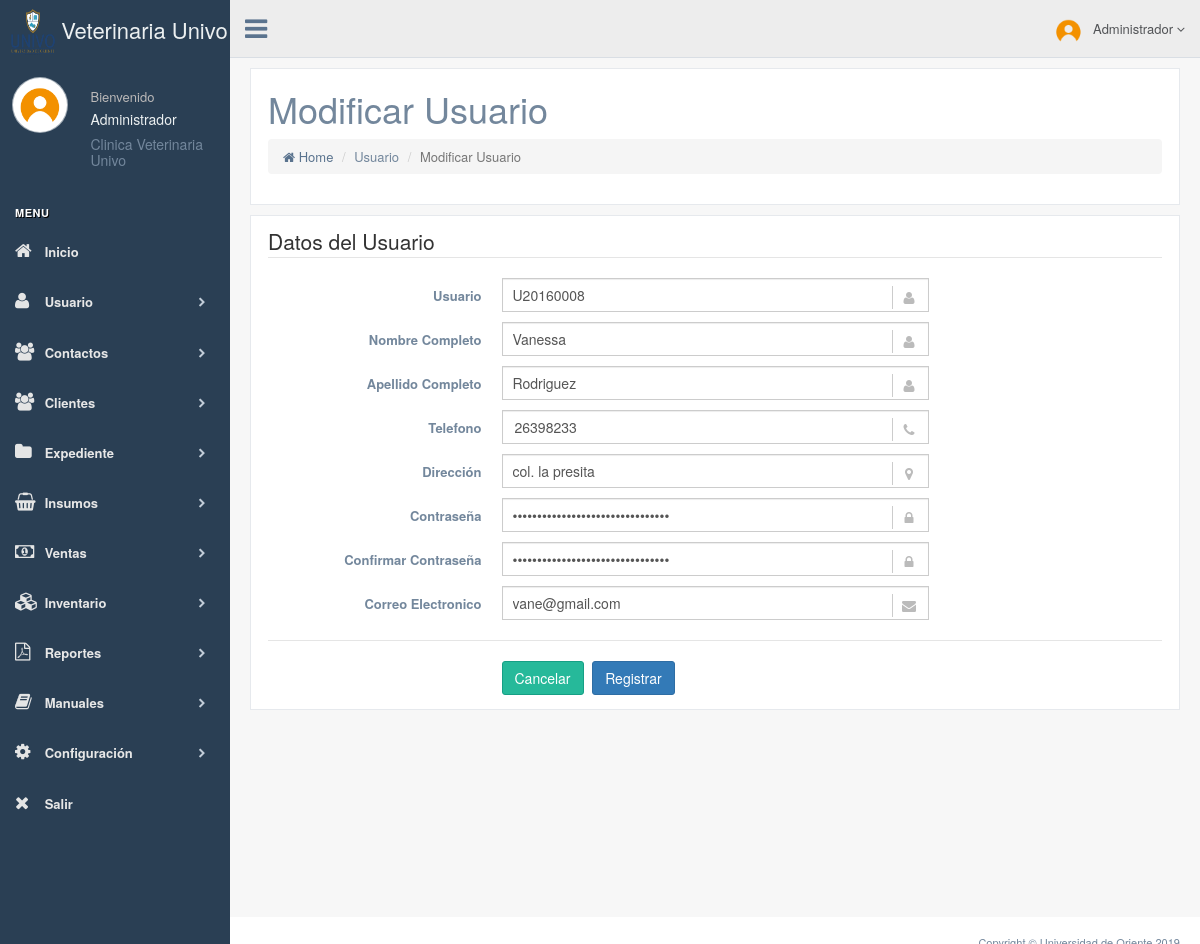
Page /usuario/modificar.php?id=1 (signed in) on the committed database.
### tables this page shows
CREATE TABLE `usuario` (
  `idUsuario` int(11) NOT NULL,
  `nombreUsuario` varchar(50) NOT NULL,
  `nombre` varchar(50) NOT NULL,
  `apellido` varchar(50) NOT NULL,
  `telefono` varchar(8) NOT NULL,
  `direccion` varchar(100) NOT NULL,
  `clave` varchar(50) NOT NULL,
  `correo` varchar(100) NOT NULL
);

### usuario/modificar.php (the view, shortened to what this page needs)
<?php
if($_GET)
{
 include("../conectar.php");
 $id=$_GET["id"];
 $sql=mysqli_query($link,"SELECT *FROM usuario WHERE idusuario='$id'");
 $row=mysqli_fetch_array($sql);
 $nombre_usuario=$row["nombreUsuario"];
 $nombre=$row["nombre"];
 $apellido=$row["apellido"];
 $telefono=$row["telefono"];
 $direccion=$row["direccion"];
 $clave=$row["clave"];
 $correo=$row["correo"];
 }
 else
 {
  $nombre_usuario="";
  $nombre="";
 echo "<br><div class=\"alert alert alert-danger\" role=\"alert\">
 <strong>Error</strong> No se han enviado variables</div>";
 }
?>
<!DOCTYPE html>
<html>
<head>
  <?php include '../includes/head.php' ?>
</head>
<body class="nav-md">
  <?php include '../includes/nav.php' ?>
  <?php include '../includes/cerrarSesion.php' ?>
  <div class="right_col" role="main">
    <div class="row">
      <div class="col-md-12">
        <div class="x_panel">
          <section class="content-header">
            <h1>Modificar Usuario</h1>
            <ol class="breadcrumb">
              <li><a href="../home/"><i class="fa fa-home"></i> Home</a></li>
              <li>Usuario</li>
              <li class="active">Modificar Usuario</li>
            </ol>
          </section>
        </div>
      </div>
    </div>
    <div class="">
      <div class="row">
        <div class="col-md-12">
          <div class="x_panel">
            <form  method="post" role="form" id="frm_registrousuario" class="form-horizontal form-label-left">
            <span class="section">Datos del Usuario</span>
              <div class="item form-group">
                <label class="control-label col-md-3 col-sm-3 col-xs-12" for="nombreusuario"> Usuario</label>
                <div class="col-md-6 col-sm-6 col-xs-12">
                  <input id="nombreUsuario" class="form-control col-md-7 col-xs-12" name="nombreUsuario" type="text" value="<?php echo $nombre_usuario?>">
                </div>
              </div>
              <div class="item form-group">
                <label class="control-label col-md-3 col-sm-3 col-xs-12" for="nombre">Nombre Completo</label>
                <div class="col-md-6 col-sm-6 col-xs-12">
                  <input id="nombreCompleto" class="form-control col-md-7 col-xs-12"  name="nombreCompleto" type="text" value="<?php echo $nombre?>">
                </div>
              </div>
              <div class="item form-group">
                <label class="control-label col-md-3 col-sm-3 col-xs-12" for="apellido">Apellido Completo</label>
                <div class="col-md-6 col-sm-6 col-xs-12">
                  <input id="apellidoCompleto" class="form-control col-md-7 col-xs-12" name="apellido" type="text" value="<?php echo $apellido?>">
                </div>
              </div>
              <div class="item form-group">
                <label class="control-label col-md-3 col-sm-3 col-xs-12" for="telefono">Telefono</label>
                <div class="col-md-6 col-sm-6 col-xs-12">
                  <input type="text" id="telefono" name="telefono" class="form-control" data-inputmask="'mask' : '9999-9999'" value="<?php echo $telefono?>">
                </div>
              </div>
              <div class="item form-group">
                <label class="control-label col-md-3 col-sm-3 col-xs-12" for="direccion">Dirección</label>
                <div class="col-md-6 col-sm-6 col-xs-12">
                  <input id="direccion" class="form-control col-md-7 col-xs-12"  name="direccion" type="text" value="<?php echo $direccion?>">
                </div>
              </div>
              <div class="item form-group">
                <label for="password" class="control-label col-md-3">Contraseña</label>
                <div class="col-md-6 col-sm-6 col-xs-12">
                  <input id="password_usuario" type="password" name="password" class="form-control col-md-7 col-xs-12" value="<?php echo $clave?>" >
                </div>
              </div>
              <div class="item form-group">
                <label for="password" class="control-label col-md-3">Confirmar Contraseña</label>
                <div class="col-md-6 col-sm-6 col-xs-12">
                  <input id="password_confirmara_usuario" type="password" name="password2"  class="form-control col-md-7 col-xs-12" value="<?php echo $clave?>">
                </div>
              </div>
              <div class="item form-group">
                <label class="control-label col-md-3 col-sm-3 col-xs-12" for="email">Correo Electronico</label>
                <div class="col-md-6 col-sm-6 col-xs-12">
                  <input type="text" id="email" name="email" class="form-control col-md-7 col-xs-12" value="<?php echo $correo; ?>" >
                </div>
              </div>
              <div class="ln_solid"></div>
                <div class="form-group">
                  <div class="col-md-6 col-md-offset-3">
                    <button type="submit" class="btn btn-success" onclick=" ">Cancelar</button>
                     <input class="btn btn-md btn-primary" id="submit" type="submit" name="submit" value="Registrar">
                  </div>
                </div>
              </form>
            </div>
          </div>
        </div>
      </div>
    </div>
 <?php include '../includes/footer.php' ?>
</body>
</html>

### css/estilo_validar.css (style rules this page uses)
input { border: 1px solid gray; border-radius: 3px; }

### rows in the picture
usuario: nombreUsuario "U20160008", nombreCompleto "Vanessa", apellido "Rodriguez", telefono "26398233", direccion "col. la presita", email "vane@gmail.com"
